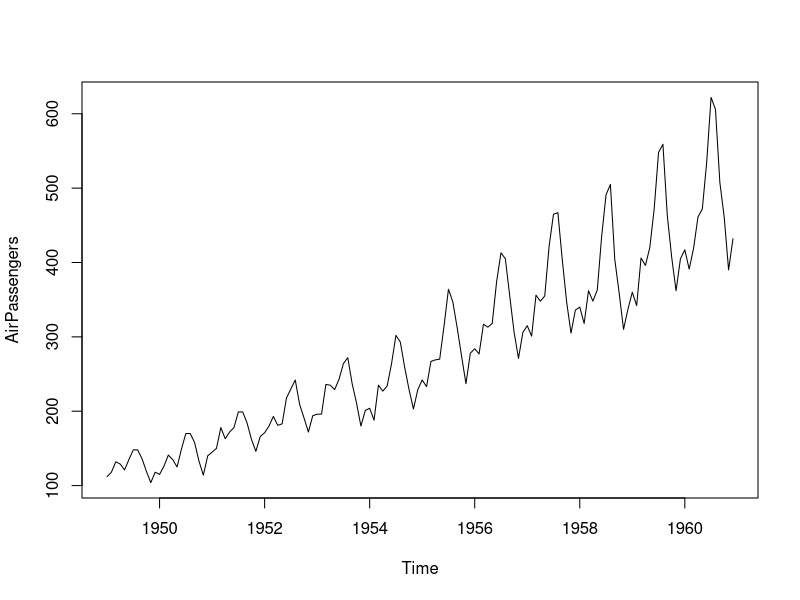

Here is the R script that generated this plot: (Note: this script raises an error after producing the figure.)
# Plot 2 TS together
graphics.off()
plot(AirPassengers)
plot(guinearice)
ts.plot(..., gpars = list())
set.seed(1)
x = ts(rnorm(20), frequency = 4, start = c(1959, 2))
y = ts(rnorm(20), frequency = 4, start = c(1959, 2))
ts.plot(x, y, gpars = list(col = c("black", "red")))


#Eg2
set.seed(1)
xz = zoo(ts(rnorm(20), frequency = 4, start = c(1959, 2)))
yz = zoo(ts(rnorm(20), frequency = 4, start = c(1959, 2)))
# Basic approach
plot(xz)
lines(yz, col = "red")
# Panels
plot.zoo(cbind(xz, yz))
# Overplotted
plot.zoo(cbind(xz, yz),
         plot.type = "single", col = c("red", "blue"))


#GGPLOT
library(ggplot2)

dta <- data.frame(year = 2012,
                  month = rep(seq(1,9),each=10),
                  day = sample(seq(1,20),90,replace=T),
                  Group = sample(c('A','B'),90,replace=T),
                  Value = seq(1,90)
)

dta$Date <- apply(dta[,c('year','month','day')],1,paste,sep='',collapse='-')
dta$Date <- as.Date(dta$Date)

qplot(Date,Value,data=dta,geom='line',color=Group)



#Eg4
temp<- rnorm(365, 5, 10)
mort<- rnorm(365, 300, 45)
poll<- rpois(365,  lambda=76)
date<-seq(as.Date('2011-01-01'),as.Date('2011-12-31'),by = 1)
df<-data.frame(date,mort,poll,temp)
df
library(ggplot2)
library(reshape2)

df_melt = reshape2::melt(df, id.vars = 'date')
ggplot(df_melt, aes(x = date, y = value)) + 
  geom_line() + 
  facet_wrap(~ variable, scales = 'free_y', ncol = 1)

ggplot(df_melt, aes(x = date, y = value)) + 
  geom_line() + 
  facet_wrap(~ variable, nrow=1, scales = 'free_y')


df = within(df, {
  temp[61:90] = temp[61:90] + runif(30, 30, 50)
  mort[61:90] = mort[61:90] + runif(30, 300, 500)
})
df_melt = reshape2::melt(df, id.vars = 'date')
ggplot(df_melt, aes(x = date, y = value)) + 
  geom_line() + 
  facet_wrap(~ variable, scales = 'free_y', ncol = 1)



#Eg5
library(zoo)
z <- read.zoo(df)
# classic graphics in separate and single plots
plot(z)
plot(z, screen = 1)
# lattice graphics in separate and single plots
library(lattice)
xyplot(z)
xyplot(z, screen = 1)
# ggplot2 graphics in separate and single plots
library(ggplot2)
autoplot(z) + facet_free()
autoplot(z, facet = NULL)

# Eg6
tseries::seqplot.ts(AirPassengers, guinearice)
data(USeconomic)
x <- ts.union(log(M1), log(GNP), rs, rl)
head(x)
m.ar <- ar(x, method = "ols", order.max = 5)
y <- predict(m.ar, x, n.ahead = 200, se.fit = FALSE)
seqplot.ts(x, y)

#Eg7
components_airp <- decompose(AirPassengers)
components_airp
plot(components_airp)
ts.plot(components_airp$seasonal,y=NULL,
        gpars = list(col = c("red", "blue"), ylab = "Seasonality",
                     main = "Seasonality in Search Term Popularity"))
